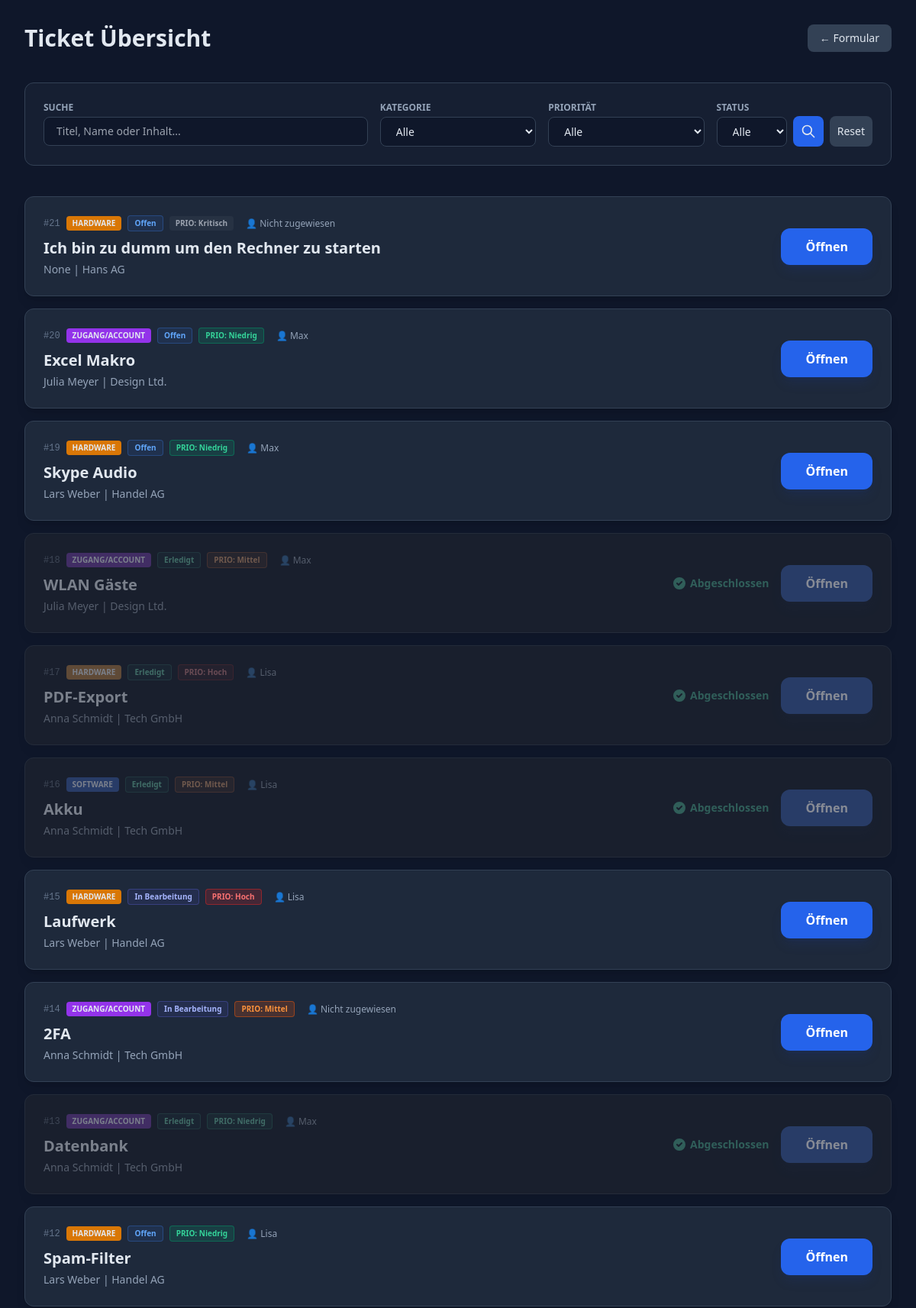
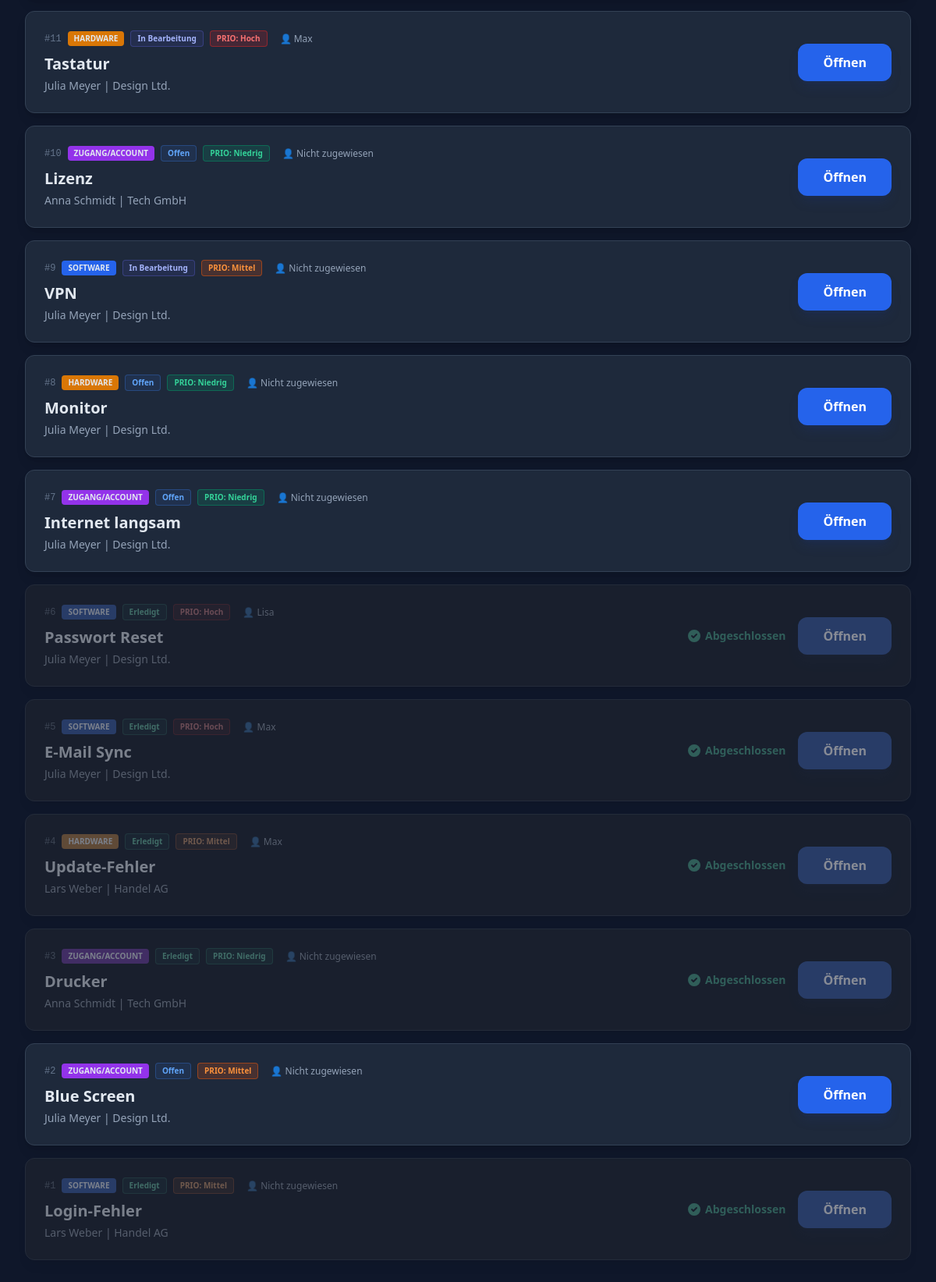
Screenshot of /support with the database file from the repository (2 pictures, top to bottom).
### models.py (models this page shows)
class Ticket(db.Model):
    __tablename__ = 'ticket'
    id = db.Column(db.Integer, primary_key=True)
    titel = db.Column(db.String(100), nullable=False)
    beschreibung = db.Column(db.Text, nullable=False)
    prioritaet = db.Column(db.String(20), default='Mittel')
    kategorie = db.Column(db.String(50), default='Allgemein')
    status = db.Column(db.String(20), default='Offen')
    bearbeiter = db.Column(db.String(100), default='Nicht zugewiesen')
    datum = db.Column(db.DateTime, default=lambda: datetime.now(timezone.utc))
    loesung = db.Column(db.Text)
    kunde_name = db.Column(db.String(100))
    kunde_firma = db.Column(db.String(100))
    kunde_email = db.Column(db.String(100))
    kunde_telefon = db.Column(db.String(50))
    kunde_strasse = db.Column(db.String(100))
    kunde_plz = db.Column(db.String(10))
    kunde_ort = db.Column(db.String(100))
    comments = db.relationship('Comment', backref='ticket', lazy=True, cascade="all, delete-orphan")
    def get_kat_color(self):
        mapping = {'Software': 'bg-blue-600', 'Hardware': 'bg-amber-600', 'Zugang/Account': 'bg-purple-600'}
        return mapping.get(self.kategorie, 'bg-gray-600')
    def get_prio_color(self):
        mapping = {
            'Hoch': 'bg-red-600/20 text-red-400 border border-red-600/50',
            'Mittel': 'bg-orange-600/20 text-orange-400 border border-orange-600/50',
            'Niedrig': 'bg-emerald-600/20 text-emerald-400 border border-emerald-600/50'
        }
        return mapping.get(self.prioritaet, 'bg-gray-600/20 text-gray-400')
    def get_status_color(self):
        mapping = {
            'Offen': 'bg-blue-500/10 text-blue-400 border border-blue-500/30',
            'In Bearbeitung': 'bg-indigo-500/10 text-indigo-300 border border-indigo-500/30',
            'Erledigt': 'bg-emerald-500/10 text-emerald-400 border border-emerald-500/30'
        }
        return mapping.get(self.status, 'bg-gray-500/10 text-gray-400')

### app.py (the view)
@app.route('/support')
def support_view():
    q = request.args.get('q', '')
    kat = request.args.get('kat', '')
    prio = request.args.get('prio', '')
    st = request.args.get('status', '')
    query = Ticket.query
    if q:
        query = query.filter((Ticket.titel.contains(q)) | (Ticket.kunde_name.contains(q)))
    if kat:
        query = query.filter(Ticket.kategorie == kat)
    if prio:
        query = query.filter(Ticket.prioritaet == prio)
    if st:
        query = query.filter(Ticket.status == st)
    tickets = query.order_by(Ticket.id.desc()).all()
    return render_template('support.html', tickets=tickets, q=q, kat=kat, pr=prio, st=st)

### templates/support.html (shortened to what this page needs)
<!DOCTYPE html>
<html lang="de">
<head>
    <script src="https://cdn.tailwindcss.com"></script>
</head>
<body class="bg-[#0f172a] text-slate-200 min-h-screen p-8">
    <div class="max-w-6xl mx-auto">
        <div class="flex justify-between items-center mb-10">
            <h1 class="text-3xl font-bold">Ticket Übersicht</h1>
            <a href="/" class="bg-slate-700 hover:bg-slate-600 px-4 py-2 rounded-lg text-sm transition">← Formular</a>
        </div>
        <form action="/support" method="GET" class="grid grid-cols-1 md:grid-cols-5 gap-4 mb-10 p-6 bg-slate-800/50 rounded-xl border border-slate-700">
            <div class="md:col-span-2">
                <label class="block text-xs font-semibold uppercase text-slate-400 mb-1">Suche</label>
                <input type="text" name="q" value="{{ q }}" placeholder="Titel, Name oder Inhalt..."
                       class="w-full bg-slate-900 border border-slate-700 rounded-lg px-4 py-2 focus:outline-none focus:ring-2 focus:ring-blue-500 text-sm">
            </div>
            <div>
                <label class="block text-xs font-semibold uppercase text-slate-400 mb-1">Kategorie</label>
                <select name="kat" class="w-full bg-slate-900 border border-slate-700 rounded-lg px-4 py-2 focus:outline-none focus:ring-2 focus:ring-blue-500 text-sm">
                    <option value="">Alle</option>
                </select>
            </div>
            <div>
                <label class="block text-xs font-semibold uppercase text-slate-400 mb-1">Priorität</label>
                <select name="prio" class="w-full bg-slate-900 border border-slate-700 rounded-lg px-4 py-2 focus:outline-none focus:ring-2 focus:ring-blue-500 text-sm">
                    <option value="">Alle</option>
                </select>
            </div>
            <div class="flex items-end gap-2">
                <div class="flex-1">
                    <label class="block text-xs font-semibold uppercase text-slate-400 mb-1">Status</label>
                    <select name="status" class="w-full bg-slate-900 border border-slate-700 rounded-lg px-4 py-2 focus:outline-none focus:ring-2 focus:ring-blue-500 text-sm">
                        <option value="">Alle</option>
                    </select>
                </div>
                <button type="submit" class="bg-blue-600 hover:bg-blue-500 p-2.5 rounded-lg transition">
                    <svg xmlns="http://www.w3.org/2000/svg" class="h-5 w-5" fill="none" viewBox="0 0 24 24" stroke="currentColor">
                        <path stroke-linecap="round" stroke-linejoin="round" stroke-width="2" d="M21 21l-6-6m2-5a7 7 0 11-14 0 7 7 0 0114 0z" />
                    </svg>
                </button>
                <a href="/support" class="bg-slate-700 hover:bg-slate-600 p-2.5 rounded-lg transition text-sm">Reset</a>
            </div>
        </form>
        <div class="space-y-4">
            {% for ticket in tickets %}
<div class="bg-slate-800 border border-slate-700 p-6 rounded-xl shadow-lg flex justify-between items-center hover:border-slate-500 transition {% if ticket.status == 'Erledigt' %}opacity-50 grayscale-[0.5]{% endif %}">
    <div>
        <div class="flex gap-2 mb-2 items-center">
            <span class="text-slate-500 text-xs font-mono">#{{ ticket.id }}</span>
            <span class="px-2 py-0.5 rounded uppercase text-[10px] font-bold {{ ticket.get_kat_color() }}">{{ ticket.kategorie }}</span>
            <span class="px-2 py-0.5 rounded text-[10px] font-bold {{ ticket.get_status_color() }}">{{ ticket.status }}</span>
            <span class="px-2 py-0.5 rounded text-[10px] font-bold {{ ticket.get_prio_color() }}">PRIO: {{ ticket.prioritaet }}</span>
            <span class="text-slate-400 text-xs ml-2">👤 {{ ticket.bearbeiter }}</span>
        </div>
        <h2 class="text-xl font-semibold mb-1">{{ ticket.titel }}</h2>
        <p class="text-slate-400 text-sm">{{ ticket.kunde_name }} | {{ ticket.kunde_firma }}</p>
    </div>
    <div class="flex items-center gap-4">
        {% if ticket.status == 'Erledigt' %}
            <span class="text-emerald-500 text-sm font-bold flex items-center gap-1">
                <svg xmlns="http://www.w3.org/2000/svg" class="h-5 w-5" viewBox="0 0 20 20" fill="currentColor">
                    <path fill-rule="evenodd" d="M10 18a8 8 0 100-16 8 8 0 000 16zm3.707-9.293a1 1 0 00-1.414-1.414L9 10.586 7.707 9.293a1 1 0 00-1.414 1.414l2 2a1 1 0 001.414 0l4-4z" clip-rule="evenodd" />
                </svg>
                Abgeschlossen
            </span>
        {% endif %}
        <a href="/support/ticket/{{ ticket.id }}" class="bg-blue-600 hover:bg-blue-500 text-white font-bold py-3 px-8 rounded-xl transition shadow-lg shadow-blue-900/20">
            Öffnen
        </a>
    </div>
</div>
{% else %}
            <div class="text-center py-20 bg-slate-800/30 rounded-xl border border-dashed border-slate-700">
                <p class="text-slate-500">Keine Tickets gefunden, die den Filtern entsprechen.</p>
            </div>
            {% endfor %}
        </div>
    </div>
</body>
</html>

### rows the page displays
Ticket: id "21", kategorie "HARDWARE", status "Offen", prioritaet "Kritisch", bearbeiter "Nicht zugewiesen", titel "Ich bin zu dumm um den Rechner zu starten", kunde_name "None", kunde_firma "Hans AG"
Ticket: id "20", kategorie "ZUGANG/ACCOUNT", status "Offen", prioritaet "Niedrig", bearbeiter "Max", titel "Excel Makro", kunde_name "Julia Meyer", kunde_firma "Design Ltd."
Ticket: id "19", kategorie "HARDWARE", status "Offen", prioritaet "Niedrig", bearbeiter "Max", titel "Skype Audio", kunde_name "Lars Weber", kunde_firma "Handel AG"
Ticket: id "18", kategorie "ZUGANG/ACCOUNT", status "Erledigt", prioritaet "Mittel", bearbeiter "Max", titel "WLAN Gäste", kunde_name "Julia Meyer", kunde_firma "Design Ltd.", shows "Abgeschlossen"
Ticket: id "17", kategorie "HARDWARE", status "Erledigt", prioritaet "Hoch", bearbeiter "Lisa", titel "PDF-Export", kunde_name "Anna Schmidt", kunde_firma "Tech GmbH", shows "Abgeschlossen"
Ticket: id "16", kategorie "SOFTWARE", status "Erledigt", prioritaet "Mittel", bearbeiter "Lisa", titel "Akku", kunde_name "Anna Schmidt", kunde_firma "Tech GmbH", shows "Abgeschlossen"
Ticket: id "15", kategorie "HARDWARE", status "In Bearbeitung", prioritaet "Hoch", bearbeiter "Lisa", titel "Laufwerk", kunde_name "Lars Weber", kunde_firma "Handel AG"
Ticket: id "14", kategorie "ZUGANG/ACCOUNT", status "In Bearbeitung", prioritaet "Mittel", bearbeiter "Nicht zugewiesen", titel "2FA", kunde_name "Anna Schmidt", kunde_firma "Tech GmbH"
Ticket: id "13", kategorie "ZUGANG/ACCOUNT", status "Erledigt", prioritaet "Niedrig", bearbeiter "Max", titel "Datenbank", kunde_name "Anna Schmidt", kunde_firma "Tech GmbH", shows "Abgeschlossen"
Ticket: id "12", kategorie "HARDWARE", status "Offen", prioritaet "Niedrig", bearbeiter "Lisa", titel "Spam-Filter", kunde_name "Lars Weber", kunde_firma "Handel AG"
Ticket: id "11", kategorie "HARDWARE", status "In Bearbeitung", prioritaet "Hoch", bearbeiter "Max", titel "Tastatur", kunde_name "Julia Meyer", kunde_firma "Design Ltd."
Ticket: id "10", kategorie "ZUGANG/ACCOUNT", status "Offen", prioritaet "Niedrig", bearbeiter "Nicht zugewiesen", titel "Lizenz", kunde_name "Anna Schmidt", kunde_firma "Tech GmbH"
Ticket: id "9", kategorie "SOFTWARE", status "In Bearbeitung", prioritaet "Mittel", bearbeiter "Nicht zugewiesen", titel "VPN", kunde_name "Julia Meyer", kunde_firma "Design Ltd."
Ticket: id "8", kategorie "HARDWARE", status "Offen", prioritaet "Niedrig", bearbeiter "Nicht zugewiesen", titel "Monitor", kunde_name "Julia Meyer", kunde_firma "Design Ltd."
Ticket: id "7", kategorie "ZUGANG/ACCOUNT", status "Offen", prioritaet "Niedrig", bearbeiter "Nicht zugewiesen", titel "Internet langsam", kunde_name "Julia Meyer", kunde_firma "Design Ltd."
Ticket: id "6", kategorie "SOFTWARE", status "Erledigt", prioritaet "Hoch", bearbeiter "Lisa", titel "Passwort Reset", kunde_name "Julia Meyer", kunde_firma "Design Ltd.", shows "Abgeschlossen"
Ticket: id "5", kategorie "SOFTWARE", status "Erledigt", prioritaet "Hoch", bearbeiter "Max", titel "E-Mail Sync", kunde_name "Julia Meyer", kunde_firma "Design Ltd.", shows "Abgeschlossen"
Ticket: id "4", kategorie "HARDWARE", status "Erledigt", prioritaet "Mittel", bearbeiter "Max", titel "Update-Fehler", kunde_name "Lars Weber", kunde_firma "Handel AG", shows "Abgeschlossen"
Ticket: id "3", kategorie "ZUGANG/ACCOUNT", status "Erledigt", prioritaet "Niedrig", bearbeiter "Nicht zugewiesen", titel "Drucker", kunde_name "Anna Schmidt", kunde_firma "Tech GmbH", shows "Abgeschlossen"
Ticket: id "2", kategorie "ZUGANG/ACCOUNT", status "Offen", prioritaet "Mittel", bearbeiter "Nicht zugewiesen", titel "Blue Screen", kunde_name "Julia Meyer", kunde_firma "Design Ltd."
Ticket: id "1", kategorie "SOFTWARE", status "Erledigt", prioritaet "Mittel", bearbeiter "Nicht zugewiesen", titel "Login-Fehler", kunde_name "Lars Weber", kunde_firma "Handel AG", shows "Abgeschlossen"
